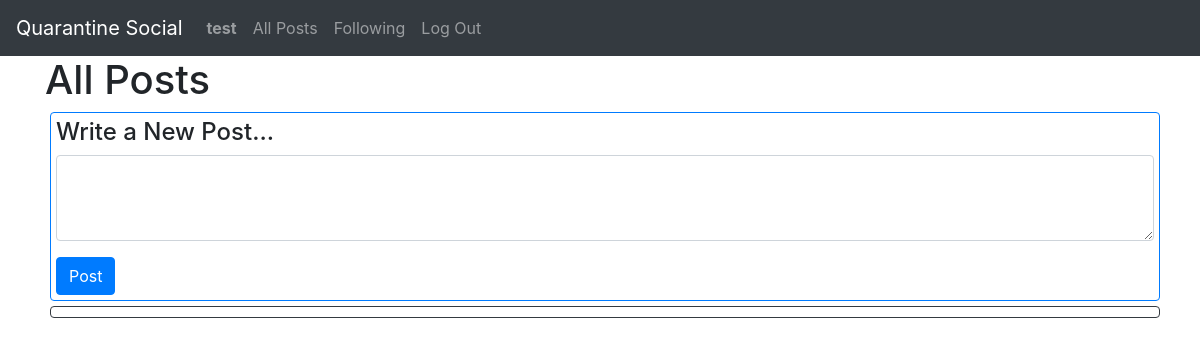
The app's page / (signed in), older data.
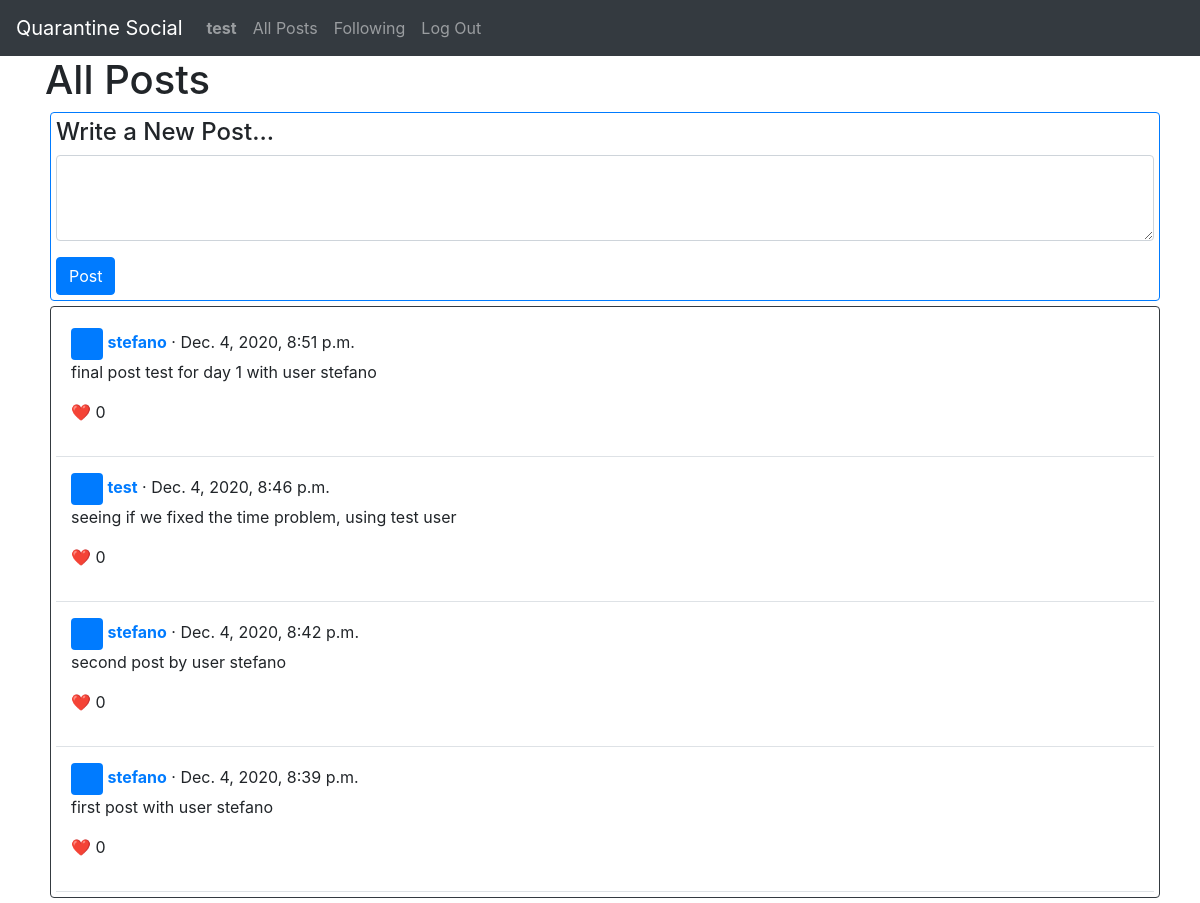
The same page, newer data.
### network/models.py (models this page shows)
class User(AbstractUser):
    num_following = models.IntegerField(default=0)
    num_followers = models.IntegerField(default=0)

class Post(models.Model):
    author = models.ForeignKey(User, on_delete=models.CASCADE)
    content = models.TextField()
    post_date = models.DateTimeField(default=timezone.now)
    num_likes = models.IntegerField(default=0)

### network/views.py (the view)
# urls.py: path("", views.index, name="index"),
def index(request):
    all_posts = Post.objects.all()
    return render(request, "network/index.html", {
        "all_posts": all_posts.order_by('-post_date')
    })

### network/templates/network/index.html (shortened to what this page needs)
{% extends "network/layout.html" %}
{% load static %}
{% block body %}
<div class="container">
    {% if user.is_authenticated %}
    <h1>All Posts</h1>
    <div class="container border border-primary rounded pst">
        <h4>Write a New Post...</h4>
        <form action="{% url 'new_post' %}" method="post">
            <div class="form-group">
                <textarea class="form-control" name="content" rows="3"></textarea>
            </div>
            <input class="btn btn-primary" type="submit" value="Post">
        </form>
    </div>
    <div class="container border border-dark rounded pst">
    {% for post in all_posts %}
        <div class="d-flex pt-3">
            <div class="pb-3 mb-0 medium lh-sm border-bottom w-100">
                <div class="container">
                    <svg class="bd-placeholder-img flex-shrink-0 me-2 rounded" width="32" height="32" xmlns="http://www.w3.org/2000/svg" role="img" aria-label="Placeholder: 32x32" preserveAspectRatio="xMidYMid slice" focusable="false">
                        <text x="90%" y="50%" fill="#007bff" dy=".3em">32x32</text>
                    </svg>
                    <strong class="text-gray-dark"><a href="{% url 'profile' username=post.author %}">{{ post.author }}</a></strong>
                    <span> · {{ post.post_date }}</span>
                    <p>{{ post.content }}</p>
                    <p>❤️  {{ post.num_likes }}</p>
                </div>
            </div>
        </div>
    {% endfor %}
    </div>
    {% endif %}
</div>
{% endblock %}

### network/templates/network/layout.html (shortened to what this page needs)
{% load static %}
<!DOCTYPE html>
<html lang="en">
    <head>
        <link rel="stylesheet" href="https://stackpath.bootstrapcdn.com/bootstrap/4.4.1/css/bootstrap.min.css">
        <link href="{% static 'network/styles.css' %}" rel="stylesheet">
    </head>
    <body>
        <nav class="navbar navbar-expand-lg navbar-dark bg-dark">
            <a class="navbar-brand" href="{% url 'index' %}">Quarantine Social</a>
            <div>
              <ul class="navbar-nav mr-auto">
                {% if user.is_authenticated %}
                    <li class="nav-item">
                        <a class="nav-link" href="{% url 'profile' username=user.username %}"><strong>{{ user.username }}</strong></a>
                    </li>
                    <li class="nav-item">
                        <a class="nav-link" href="{% url 'index' %}">All Posts</a>
                      </li>
                    <li class="nav-item">
                        <a class="nav-link" href="#">Following</a>
                    </li>
                    <li class="nav-item">
                        <a class="nav-link" href="{% url 'logout' %}">Log Out</a>
                    </li>
                {% endif %}
              </ul>
            </div>
          </nav>
        <div class="body">
            {% block body %}
            {% endblock %}
        </div>
    </body>
</html>

### network/static/network/styles.css (style rules this page uses)
.pst { margin: 5px; padding: 5px; }

Row changes from the older to the newer data that the page shows:
added Post: author "stefano", post_date "Dec. 4, 2020, 8:51 p.m.", content "final post test for day 1 with user stefano", num_likes "0"
added Post: author "test", post_date "Dec. 4, 2020, 8:46 p.m.", content "seeing if we fixed the time problem, using test user", num_likes "0"
added Post: author "stefano", post_date "Dec. 4, 2020, 8:42 p.m.", content "second post by user stefano", num_likes "0"
added Post: author "stefano", post_date "Dec. 4, 2020, 8:39 p.m.", content "first post with user stefano", num_likes "0"
